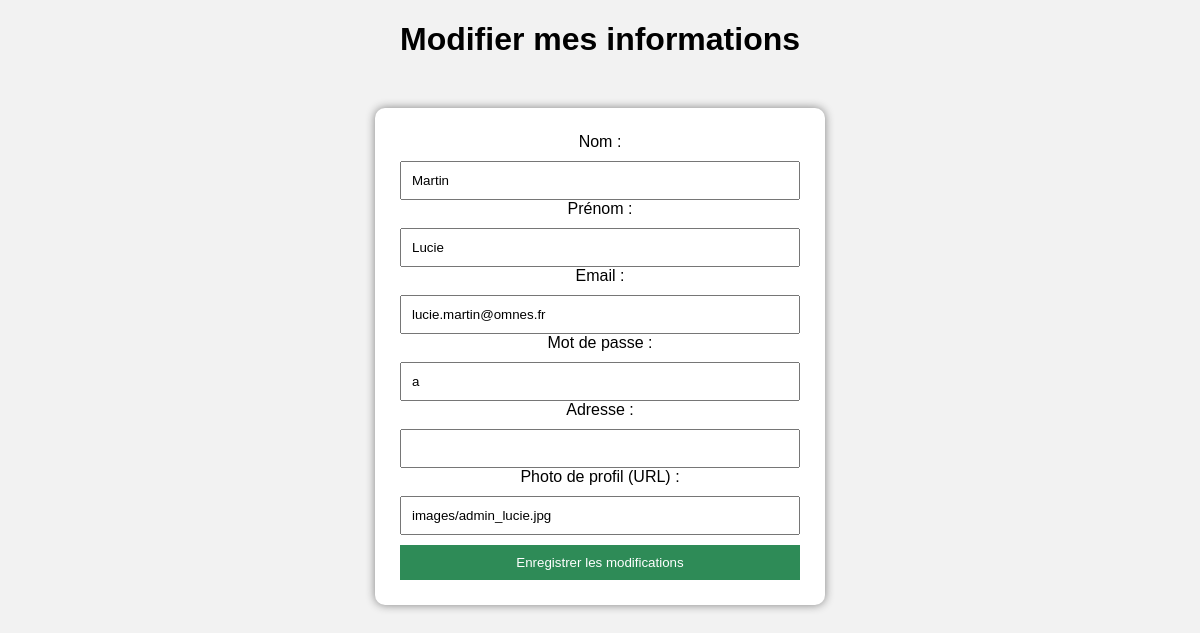
The app's page /modifier.php (signed in) with its own data.
### tables this page shows
CREATE TABLE IF NOT EXISTS `utilisateurs` (
  `id_user` int NOT NULL AUTO_INCREMENT,
  `nom` varchar(100) NOT NULL,
  `prenom` varchar(100) NOT NULL,
  `email` varchar(150) NOT NULL,
  `portable` int NOT NULL,
  `mot_de_passe` varchar(255) NOT NULL,
  `type_utilisateur` enum('admin','agent','client') NOT NULL,
  `adresse` text,
  `info_financieres` text,
  `photo_profil` varchar(255) DEFAULT NULL,
  PRIMARY KEY (`id_user`),
  UNIQUE KEY `email` (`email`)
);

### modifier.php (the view, shortened to what this page needs)
<?php
$database = "home";
$db_handle = mysqli_connect('localhost', 'root', '');
$db_found = mysqli_select_db($db_handle, $database);
$ancien_email = $_SESSION['email'];
if ($db_found) {
    $sql = "SELECT * FROM utilisateurs WHERE email = '$ancien_email'";
    $result = mysqli_query($db_handle, $sql);
    if ($result && mysqli_num_rows($result) == 1) {
        $user = mysqli_fetch_assoc($result);
    } else {
        echo "❌ Utilisateur introuvable.";
        exit();
    }
} else {
    echo "❌ Base de données introuvable.";
    exit();
}
?>
<!DOCTYPE html>
<html lang="fr">
<head>
</head>
<body>
    <h1>Modifier mes informations</h1>
    <form method="post" action="">
        <label>Nom :</label>
        <input type="text" name="nom" value="<?php echo htmlspecialchars($user['nom'] ?? ''); ?>" required>
        <label>Prénom :</label>
        <input type="text" name="prenom" value="<?php echo htmlspecialchars($user['prenom'] ?? ''); ?>" required>
        <label>Email :</label>
        <input type="email" name="email" value="<?php echo htmlspecialchars($user['email'] ?? ''); ?>" required>
        <label>Mot de passe :</label>
        <input type="text" name="mot_de_passe" value="<?php echo htmlspecialchars($user['mot_de_passe'] ?? ''); ?>" required>
        <label>Adresse :</label>
        <input type="text" name="adresse" value="<?php echo htmlspecialchars($user['adresse'] ?? ''); ?>">
        <label>Photo de profil (URL) :</label>
        <input type="text" name="photo_profil" value="<?php echo htmlspecialchars($user['photo_profil'] ?? ''); ?>">
        <input type="submit" value="Enregistrer les modifications">
    </form>
</body>
</html>

### modifier.php (style rules this page uses)
body { font-family: Arial; background-color: #f2f2f2; text-align: center; }
form { background-color: white; width: 400px; margin: auto; padding: 25px; border-radius: 10px; margin-top: 50px; box-shadow: 0 0 10px gray; }
input, label { width: 100%; margin-top: 10px; padding: 10px; box-sizing: border-box; }
input[type="submit"] { background-color: seagreen; color: white; cursor: pointer; border: none; }

### records on screen
utilisateurs: nom "Martin", prenom "Lucie", email "lucie.martin@omnes.fr", mot_de_passe "a", photo_profil "images/admin_lucie.jpg"
